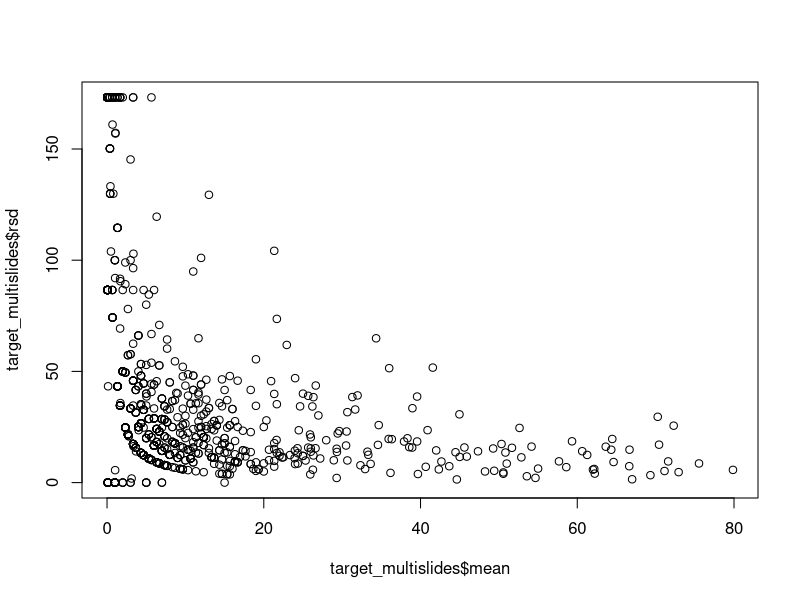
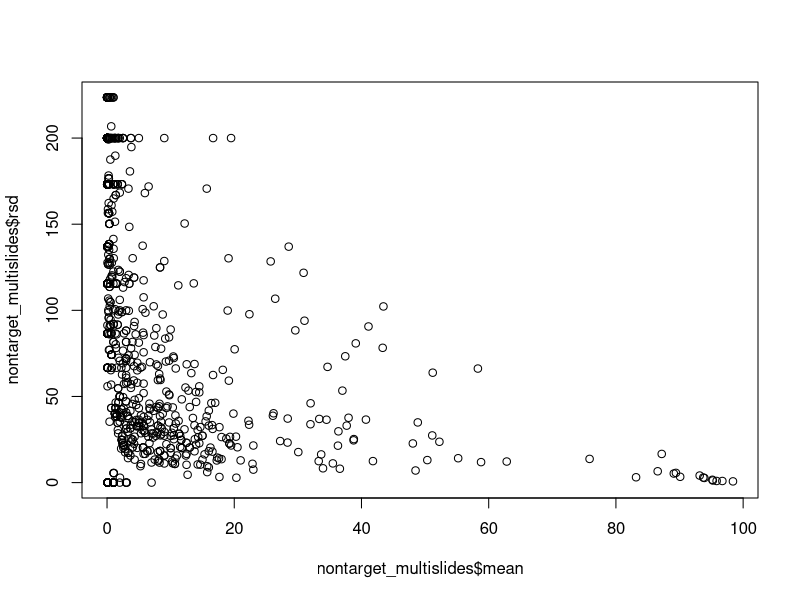

Write the R code that produced these figures, in order. (Note: this script raises an error after producing the figures.)
#### Processing microscopy data
### Jordan Zabrecky
## last edited 10.14.2026

# This code processes microscopy data from the EDI data release 
# (averaging across slides and evaluting rsd), remove non-algal portion of sample,
# and recalculates relative abundance without that portion

#### (1) Loading in libraries & data ####

# loading libraries
lapply(c("tidyverse", "lubridate"), require, character.only = T)

# read in microscopy data
target <- read.csv("./data/EDI_data_package/microscopy_target_samples.csv")
nontarget <- read.csv("./data/EDI_data_package/microscopy_non_target_samples.csv")

#### (2) Joining all coccoids together into one group ####

# when completing microscopy, we separated out Aphanothece and Chroococcus
# as they COULD be ATX producers, however, for this study we will just group 
# all coccoids together to minimize confusion (especially since they are such a small
# fraction and are rarely listed as potential ATX producers)
nontarget <- nontarget %>% 
  mutate(coccoidal_cyano = other_coccoids + aphanothece + chroococcus + microcystis) %>% 
  select(!c("other_coccoids", "aphanothece", "chroococcus", "microcystis"))
target <- target %>% 
  mutate(coccoidal_cyano = other_coccoids + aphanothece + chroococcus) %>% 
  select(!c("other_coccoids", "aphanothece", "chroococcus"))

#### (3) Analyzing microscopy data (w/ multiple slides) ####

## (a) target samples

# look at average, sd, & rsd for each taxa across slides
target_multislides <- target %>% 
  filter(slide_rep != "Final") %>% 
  pivot_longer(microcoleus:ncol(.), names_to = "taxa", values_to = "percent") %>% 
  dplyr::group_by(taxa, site_reach, field_date, sample_type) %>% 
  dplyr::summarize(mean = mean(percent),
                   sd = sd(percent),
                   rsd = (sd * 100) / mean) %>% 
  ungroup()
view(target_multislides) # the highest are all samples where one slide had 0.1% cover
mean(target_multislides$rsd, na.rm = TRUE) # 41.8% high but let's look at taxa 
                                           # that have >5% mean cover
plot(target_multislides$mean, target_multislides$rsd)
# yup, samples with a higher mean have a lower rsd

# looking at taxa that have >5% mean cover
target_multislides_sub <- target_multislides %>% 
  filter(mean > 5)
view(target_multislides_sub)
mean(target_multislides_sub$rsd) # 21.7% high but better

# pivot back wider to join back into processed
target_multislides_wider <- target_multislides %>% 
  select(!(sd:rsd)) %>% 
  pivot_wider(names_from = "taxa", values_from = "mean")

# for data that were already averaged across three slides,
# we need to match it up to the processed data frame
target_processed <- target %>% 
  filter(slide_rep == "Final") %>% 
  select(!(slide_rep:method)) # remove columns we don't need

# match up column order
target_processed <- target_processed[,colnames(target_multislides_wider)]

# rbind to join dataframes
target_processed <- rbind(target_processed, target_multislides_wider)

## (b) non-target samples

# first, put together rophalodia and epithemia 
# (which are officially one group and should not be separated, Ruck et al. 2016;
# though this is not universally observed... we will do so as we didn't separate 
# Rophalodia from target samples)
nontarget <- nontarget %>% 
  mutate(epithemia = epithemia + rhopalodia) %>% 
  select(!rhopalodia) %>% 
  dplyr::rename(non_e_diatoms = non_e_r_diatoms)

# look at average, sd, & rsd for each taxa across slides
# no samples here are averaged over as indicated by "Final"
nontarget_multislides <- nontarget %>% 
  pivot_longer(non_algal:ncol(.), names_to = "taxa", values_to = "percent") %>% 
  dplyr::group_by(taxa, site_reach, field_date, sample_type) %>% 
  dplyr::summarize(mean = mean(percent),
                   sd = sd(percent),
                   rsd = (sd * 100) / mean) %>% 
  ungroup()
view(nontarget_multislides) # the highest are all samples where one slide had 0.1% cover
mean(nontarget_multislides$rsd, na.rm = TRUE) # 95.1% high but let's look at taxa 
                                              # that have >5% mean cover
plot(nontarget_multislides$mean, nontarget_multislides$rsd)
# less strong of a relationship with non-target samples

# looking at taxa that have >5% mean cover
nontarget_multislides_sub <- nontarget_multislides %>% 
  filter(mean > 5)
view(nontarget_multislides_sub)
mean(nontarget_multislides_sub$rsd) # 42.4% high but better

# pivot back wider to join with anatoxin and environmental data
nt_processed <- nontarget_multislides %>% 
  select(!(sd:rsd)) %>% 
  pivot_wider(names_from = "taxa", values_from = "mean") 

# confirm that everything sums up to 100
check_nt <- which(rowSums(nt_processed[4:ncol(nt_processed)]) != 100)
check_t <- which(rowSums(target_processed[4:ncol(target_processed)]) != 100)

# check these values- maybe slight variations in float?
# like minor issues when averaging such small decimals across multiple slides
rowSums(target_processed[4:ncol(target_processed)])[check_t] # is 100
rowSums(nt_processed[4:ncol(nt_processed)])[check_nt] # all are 100

#### (4) Remove non-algal portion from relative abundance & recalculate ####

# function to remove non-algal portion and recalculate
remove_non_algal <- function(df) {
  # remove non-algal portion
  temp_df <- df %>% 
    select(!non_algal)
  
  # calculate total percent abundance of algal portion
  temp_df$total_algal_percent <- rowSums(temp_df[c(4:ncol(temp_df))]) # hard-coded; always have 4 info columns
  
  
  # pivot longer for easy re-calculation and then pivot back wider
  final_df <- temp_df %>% 
    relocate(total_algal_percent, .after = sample_type) %>%  # quick reorganization
    pivot_longer(cols = c(5:ncol(temp_df)), values_to = "old_percent", names_to = "taxa") %>% 
    mutate(new_percent = (old_percent / total_algal_percent) * 100) %>% 
    select(!c(old_percent, total_algal_percent)) %>% 
    pivot_wider(names_from = "taxa", values_from = "new_percent")
  
  # return final dataframe
  return(final_df)
}

# apply function to dataframes
nt_processed2 <- remove_non_algal(nt_processed)
target_processed2 <- remove_non_algal(target_processed)

# double check that all recalculated taxa columns sum to 100!
check_nt2 <- which(rowSums(nt_processed2[4:ncol(nt_processed2)]) != 100)
check_t2 <- which(rowSums(target_processed2[4:ncol(target_processed2)]) != 100)

# check these values- again likely minor decimal issues 
# as computers are bad at dealing with small numbers
rowSums(target_processed2[4:ncol(target_processed2)])[check_t2] # all are 100
rowSums(nt_processed2[4:ncol(nt_processed2)])[check_nt2] # all are 100

#### (3) Final edits ####

# separate out TAC and TM 
tm_processed2 <- target_processed2 %>% 
 filter(sample_type == "TM")
tac_processed2 <- target_processed2 %>% 
  filter(sample_type == "TAC")

# change label on 9/8/2022 sample to 9/6/2022
# (substitute technician accidentally took 2022-09-06 with different methods, not in this dataset)
tm_processed2$field_date[which(tm_processed2$field_date == "2022-09-08")] <- "2022-09-06"

# put all processed data into a list
processed <- list(tm_processed2, tac_processed2, nt_processed2)
names(processed) <- c("tm", "tac", "nt")

# make a column for the site name
processed <- lapply(processed, function(x) x %>% 
                      mutate(site = case_when(grepl("RUS", site_reach) ~ "RUS",
                                              grepl("SFE-M", site_reach) ~ "SFE-M",
                                              grepl("SAL", site_reach) ~ "SAL",
                                              grepl("SFE-SH", site_reach) ~ "SFE-SH")) %>% 
                      relocate(site, .before = "site_reach"))

# saving csv's
path <- paste(getwd(), "/data/morphological/", sep = "")
lapply(names(processed), function(x) write.csv(processed[[x]], file = paste(path, x, "_algalonly.csv", 
                                                                              sep = ""), row.names = FALSE))
